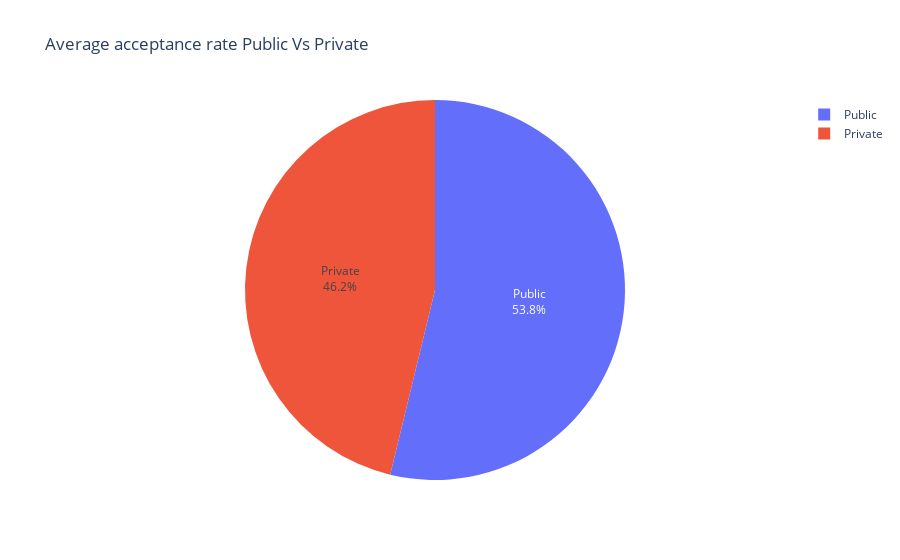

Notebook cell for this chart:
### Code cell
# Average acceptance rate Public Vs Private

acc = pd.read_sql('select "Public/Private" as "College type", avg("Acceptance Rate") as "Average acceptance rate" from college group by "College Type";', connection)
fig_2 = px.pie(acc, values="Average acceptance rate", names="College type", title="Average acceptance rate Public Vs Private")
fig_2.update_traces(textposition="inside", textinfo="label+percent")
fig_2.show()

### Figure 1 — Plotly figure (JSON) as saved in the notebook; plotly's stock layout.template omitted (floating-point values rounded to 4 significant figures)
{"data": [{"domain": {"x": [0, 1], "y": [0, 1]}, "hovertemplate": "College type=%{label}<br>Average acceptance rate=%{value}<extra></extra>", "labels": ["Private", "Public"], "legendgroup": "", "name": "", "showlegend": true, "textinfo": "label+percent", "textposition": "inside", "type": "pie", "values": [57.96, 67.47]}], "layout": {"legend": {"tracegroupgap": 0}, "title": {"text": "Average acceptance rate Public Vs Private"}}}
